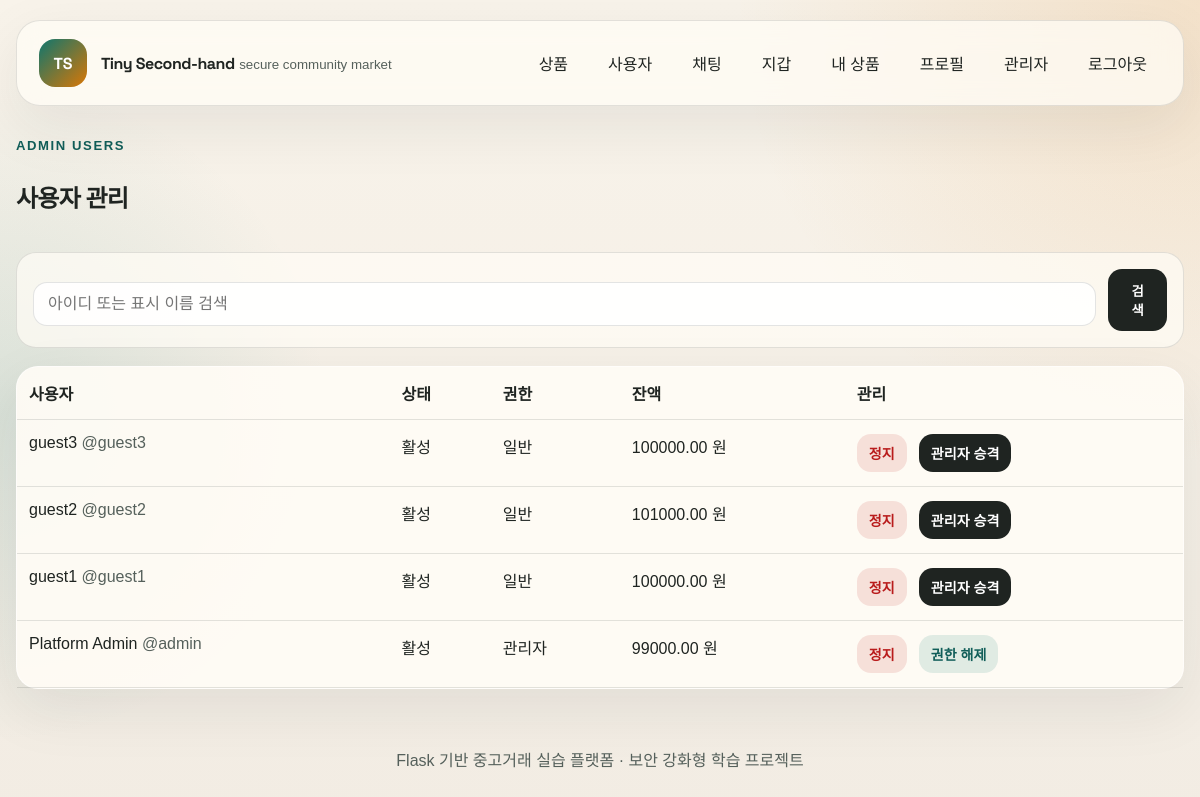
The app's page /admin/users (signed in) with its own data.
### app/models.py (models this page shows, shortened)
class User(db.Model, UserMixin):
    __table_args__ = (
        db.CheckConstraint("balance >= 0", name="ck_user_balance_non_negative"),
    )
    id = db.Column(db.Integer, primary_key=True)
    username = db.Column(db.String(30), unique=True, nullable=False, index=True)
    display_name = db.Column(db.String(60), nullable=False)
    password_hash = db.Column(db.String(255), nullable=False)
    bio = db.Column(db.String(300), nullable=False, default="")
    is_admin = db.Column(db.Boolean, nullable=False, default=False)
    is_suspended = db.Column(db.Boolean, nullable=False, default=False)
    is_deleted = db.Column(db.Boolean, nullable=False, default=False)
    balance = db.Column(db.Numeric(12, 2), nullable=False, default=Decimal("100000.00"))
    created_at = db.Column(db.DateTime, nullable=False, default=utcnow)
    deleted_at = db.Column(db.DateTime, nullable=True)
    updated_at = db.Column(db.DateTime, nullable=False, default=utcnow, onupdate=utcnow)
    products = db.relationship("Product", back_populates="seller", lazy="dynamic")
    reports_sent = db.relationship(
        "Report",
        foreign_keys="Report.reporter_id",
        back_populates="reporter",
        lazy="dynamic",
    )
    reports_received = db.relationship(
        "Report",
        foreign_keys="Report.target_user_id",
        back_populates="target_user",
        lazy="dynamic",
    )
    reports_reviewed = db.relationship(
        "Report",
        foreign_keys="Report.reviewed_by_id",
        back_populates="reviewed_by",
        lazy="dynamic",
    )
    messages_sent = db.relationship(
        "Message",
        foreign_keys="Message.sender_id",
        back_populates="sender",
        lazy="dynamic",
    )
    messages_received = db.relationship(
        "Message",
        foreign_keys="Message.recipient_id",
        back_populates="recipient",
        lazy="dynamic",
    )
    transfers_sent = db.relationship(
        "Transfer",
        foreign_keys="Transfer.sender_id",
        back_populates="sender",
        lazy="dynamic",
    )
    transfers_received = db.relationship(
        "Transfer",
        foreign_keys="Transfer.recipient_id",
        back_populates="recipient",
        lazy="dynamic",
    )
    admin_actions = db.relationship(
        "AdminActionLog",
        foreign_keys="AdminActionLog.admin_id",
        back_populates="admin",
        lazy="dynamic",
    )

### app/routes/admin.py (the view, shortened to what this page needs)
@admin_bp.route("/users")
@admin_required
def users():
    keyword = sanitize_text(request.args.get("q", ""), 50)
    query = User.query
    users = query.order_by(User.created_at.desc()).all()
    return render_template("admin/users.html", users=users, keyword=keyword)

### app/utils.py (called while the page is built)
def sanitize_text(value, max_length=None):
    cleaned = bleach.clean(
        value or "", tags=[], attributes={}, protocols=[], strip=True
    )
    cleaned = cleaned.replace("\r\n", "\n").replace("\r", "\n")
    lines = [" ".join(line.split()) for line in cleaned.split("\n")]
    cleaned = "\n".join(lines).strip()
    if max_length is not None:
        cleaned = cleaned[:max_length].strip()
    return cleaned

def admin_required(view):
    @wraps(view)
    @login_required
    def wrapped_view(*args, **kwargs):
        if not current_user.is_admin:
            abort(403)
        return view(*args, **kwargs)
    return wrapped_view

### app/templates/admin/users.html (shortened to what this page needs)
{% extends 'base.html' %}
{% block content %}
<section class="section-head compact">
    <div>
        <span class="eyebrow">Admin Users</span>
        <h2>사용자 관리</h2>
    </div>
</section>
<form method="get" class="toolbar">
    <input class="input grow" type="text" name="q" value="{{ keyword }}" placeholder="아이디 또는 표시 이름 검색">
    <button class="btn btn-primary" type="submit">검색</button>
</form>
<section class="table-card">
    <table class="table">
        <thead>
            <tr>
                <th>사용자</th>
                <th>상태</th>
                <th>권한</th>
                <th>잔액</th>
                <th>관리</th>
            </tr>
        </thead>
        <tbody>
            {% for user in users %}
                <tr>
                    <td>{{ user.display_name }} <span class="muted">@{{ user.username }}</span></td>
                    <td>{% if user.is_deleted %}탈퇴{% elif user.is_suspended %}정지{% else %}활성{% endif %}</td>
                    <td>{% if user.is_admin %}관리자{% else %}일반{% endif %}</td>
                    <td>{{ user.balance }} 원</td>
                    <td class="action-row">
                        {% if user.is_deleted %}
                            <span class="badge badge-warning">탈퇴 완료</span>
                        {% elif user.is_suspended %}
                            <form method="post" action="{{ url_for('admin.user_action', user_id=user.id, action='reactivate') }}" class="inline-form"><input type="hidden" name="csrf_token" value="{{ csrf_token() }}"><button class="btn btn-secondary btn-small" type="submit">복구</button></form>
                        {% else %}
                            <form method="post" action="{{ url_for('admin.user_action', user_id=user.id, action='suspend') }}" class="inline-form"><input type="hidden" name="csrf_token" value="{{ csrf_token() }}"><button class="btn btn-danger btn-small" type="submit">정지</button></form>
                        {% endif %}
                        {% if user.is_deleted %}
                        {% elif user.is_admin %}
                            <form method="post" action="{{ url_for('admin.user_action', user_id=user.id, action='demote') }}" class="inline-form"><input type="hidden" name="csrf_token" value="{{ csrf_token() }}"><button class="btn btn-secondary btn-small" type="submit">권한 해제</button></form>
                        {% else %}
                            <form method="post" action="{{ url_for('admin.user_action', user_id=user.id, action='promote') }}" class="inline-form"><input type="hidden" name="csrf_token" value="{{ csrf_token() }}"><button class="btn btn-primary btn-small" type="submit">관리자 승격</button></form>
                        {% endif %}
                    </td>
                </tr>
            {% else %}
                <tr><td colspan="5">사용자가 없습니다.</td></tr>
            {% endfor %}
        </tbody>
    </table>
</section>
{% endblock %}

### app/static/css/style.css (style rules this page uses)
:root { --bg: #f4efe7; --bg-soft: #fbf8f2; --ink: #1f2421; --ink-soft: #55605b; --line: rgba(31, 36, 33, 0.12); --primary: #0f766e; --primary-strong: #115e59; --secondary: #d97706; --danger: #b91c1c; --warning: #b45309; --card: rgba(255, 252, 246, 0.9); --shadow: 0 20px 60px rgba(31, 36, 33, 0.08); --radius: 22px; }
* { box-sizing: border-box; }
body { margin: 0; font-family: "Noto Sans KR", sans-serif; color: var(--ink); background: radial-gradient(circle at top right, rgba(217, 119, 6, 0.14), transparent 32%), radial-gradient(circle at left center, rgba(15, 118, 110, 0.12), transparent 26%), linear-gradient(180deg, #f8f3ea 0%, #f2ece3 100%); min-height: 100vh; }
.brand strong, h1, h2, h3 { font-family: "Space Grotesk", "Noto Sans KR", sans-serif; letter-spacing: -0.03em; }
.brand small, .muted, .helper-text { color: var(--ink-soft); }
.hero-panel, .detail-hero, .panel-card, .form-card, .table-card, .detail-panel, .media-panel, .detail-sidecard, .error-card { background: var(--card); border: 1px solid rgba(255, 255, 255, 0.6); border-radius: var(--radius); box-shadow: var(--shadow); }
.hero-actions, .toolbar, .action-row, .badge-row { display: flex; align-items: center; gap: 12px; }
.section-head { display: flex; justify-content: space-between; align-items: end; gap: 16px; margin: 18px 0; }
.section-head.compact { margin-top: 0; }
.eyebrow { display: inline-block; margin-bottom: 6px; color: var(--primary-strong); font-size: 0.82rem; font-weight: 700; text-transform: uppercase; letter-spacing: 0.12em; }
.btn { display: inline-flex; align-items: center; justify-content: center; gap: 8px; border: 0; border-radius: 14px; padding: 12px 18px; cursor: pointer; font-weight: 700; font-family: inherit; transition: transform 0.2s ease, opacity 0.2s ease; }
.btn-primary { background: var(--ink); color: #fff; }
.btn-secondary { background: rgba(15, 118, 110, 0.12); color: var(--primary-strong); }
.btn-danger { background: rgba(185, 28, 28, 0.12); color: var(--danger); }
.btn-small { padding: 9px 12px; font-size: 0.88rem; }
.full-width, .grow { width: 100%; }
.input, .textarea, select.input { width: 100%; border: 1px solid var(--line); border-radius: 14px; background: rgba(255, 255, 255, 0.88); color: var(--ink); padding: 12px 14px; margin-top: 8px; font: inherit; }
.toolbar { margin: 0 0 18px; padding: 16px; background: rgba(255, 252, 246, 0.72); border-radius: 20px; border: 1px solid var(--line); }
.table { width: 100%; border-collapse: collapse; }
.table th, .table td { text-align: left; padding: 14px 12px; border-bottom: 1px solid var(--line); vertical-align: top; }
.inline-form { display: inline-flex; }

### records on screen
User: display_name "guest3", username "guest3", is_deleted "활성", is_admin "일반", balance "100000.00"
User: display_name "guest2", username "guest2", is_deleted "활성", is_admin "일반", balance "101000.00"
User: display_name "guest1", username "guest1", is_deleted "활성", is_admin "일반", balance "100000.00"
User: display_name "Platform Admin", username "admin", is_deleted "활성", is_admin "관리자", balance "99000.00"
